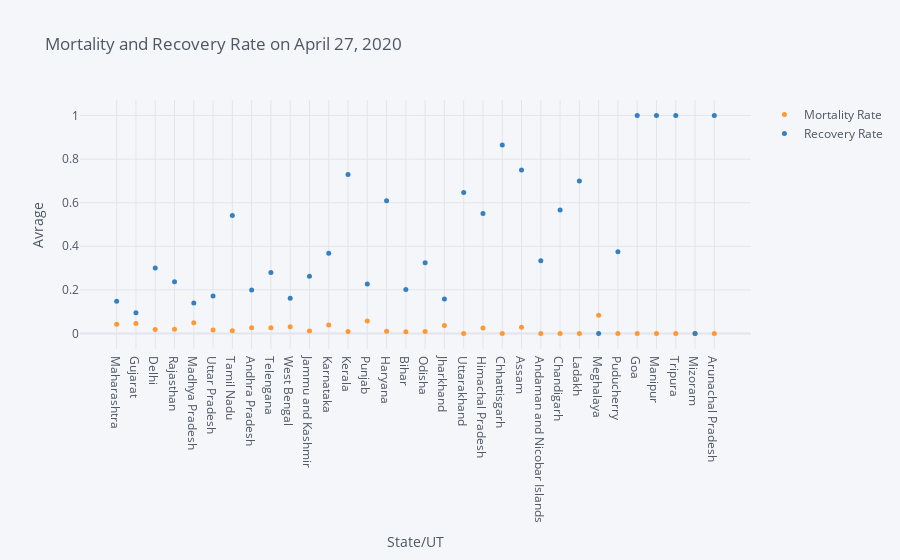

The notebook cell saved with this chart:
### Code cell
temp_2 = temp[['Mortality Rate','Recovery Rate']]
               
temp_2.iplot(kind ='scatter',xTitle='State/UT',yTitle='Avrage',title = f'Mortality and Recovery Rate on {now}',
             mode = 'markers', size = 5)

### Figure 1 — Plotly figure (JSON) as saved in the notebook; plotly's stock layout.template omitted (floating-point values rounded to 4 significant figures)
{"data": [{"line": {"color": "rgba(255, 153, 51, 1.0)", "dash": "solid", "shape": "linear", "width": 1.3}, "marker": {"size": 5, "symbol": "circle"}, "mode": "markers", "name": "Mortality Rate", "text": "", "type": "scatter", "x": ["Maharashtra", "Gujarat", "Delhi", "Rajasthan", "Madhya Pradesh", "Uttar Pradesh", "Tamil Nadu", "Andhra Pradesh", "Telengana", "West Bengal", "Jammu and Kashmir", "Karnataka", "Kerala", "Punjab", "Haryana", "Bihar", "Odisha", "Jharkhand", "Uttarakhand", "Himachal Pradesh", "Chhattisgarh", "Assam", "Andaman and Nicobar Islands", "Chandigarh", "Ladakh", "Meghalaya", "Puducherry", "Goa", "Manipur", "Tripura", "Mizoram", "Arunachal Pradesh"], "y": [0.04239, 0.04574, 0.01851, 0.01876, 0.04889, 0.01586, 0.01273, 0.02634, 0.02595, 0.03082, 0.01147, 0.03914, 0.008529, 0.05751, 0.01038, 0.00722, 0.009259, 0.03659, 0, 0.025, 0, 0.02778, 0, 0, 0, 0.08333, 0, 0, 0, 0, 0, 0]}, {"line": {"color": "rgba(55, 128, 191, 1.0)", "dash": "solid", "shape": "linear", "width": 1.3}, "marker": {"size": 5, "symbol": "circle"}, "mode": "markers", "name": "Recovery Rate", "text": "", "type": "scatter", "x": ["Maharashtra", "Gujarat", "Delhi", "Rajasthan", "Madhya Pradesh", "Uttar Pradesh", "Tamil Nadu", "Andhra Pradesh", "Telengana", "West Bengal", "Jammu and Kashmir", "Karnataka", "Kerala", "Punjab", "Haryana", "Bihar", "Odisha", "Jharkhand", "Uttarakhand", "Himachal Pradesh", "Chhattisgarh", "Assam", "Andaman and Nicobar Islands", "Chandigarh", "Ladakh", "Meghalaya", "Puducherry", "Goa", "Manipur", "Tripura", "Mizoram", "Arunachal Pradesh"], "y": [0.1472, 0.09482, 0.3005, 0.2371, 0.1393, 0.1714, 0.5411, 0.1997, 0.2794, 0.1618, 0.262, 0.3679, 0.7292, 0.2268, 0.609, 0.2022, 0.3241, 0.1585, 0.6471, 0.55, 0.8649, 0.75, 0.3333, 0.5667, 0.7, 0, 0.375, 1, 1, 1, 0, 1]}], "layout": {"legend": {"bgcolor": "#F5F6F9", "font": {"color": "#4D5663"}}, "paper_bgcolor": "#F5F6F9", "plot_bgcolor": "#F5F6F9", "title": {"font": {"color": "#4D5663"}, "text": "Mortality and Recovery Rate on April 27, 2020"}, "xaxis": {"gridcolor": "#E1E5ED", "showgrid": true, "tickfont": {"color": "#4D5663"}, "title": {"font": {"color": "#4D5663"}, "text": "State/UT"}, "zerolinecolor": "#E1E5ED"}, "yaxis": {"gridcolor": "#E1E5ED", "showgrid": true, "tickfont": {"color": "#4D5663"}, "title": {"font": {"color": "#4D5663"}, "text": "Avrage"}, "zerolinecolor": "#E1E5ED"}}}
